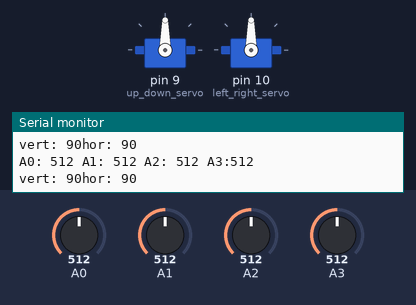
A sketch run on a simulated Arduino Uno, built with avr-gcc and run on an emulated ATmega328P. On the bench: 2 × servo, the last lines printed to the serial monitor. Inputs (shaded band) come from the test bench; at power-on: A0 = 512, A1 = 512, A3 = 512, A2 = 512.

Above: at 1.2 s.
1.3 s: A0 set to 525
At 2.17 s:
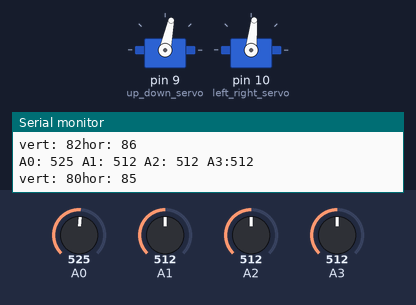
At 3.05 s:
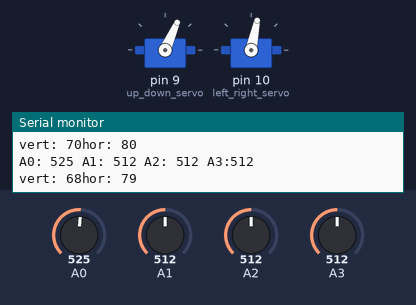
4.3 s: A1 set to 716
At 4.55 s:
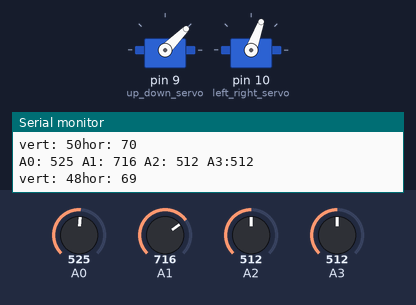
7.3 s: A3 set to 716
At 7.56 s:
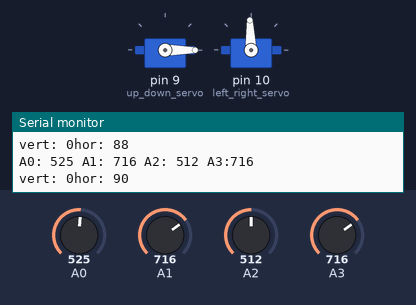
10.3 s: A2 set to 716
13.3 s: A0 set to 703
16.3 s: A0 set to 711
Timing chart, 0 to 18.8 s (numbered marks = the images above; inputs shaded):
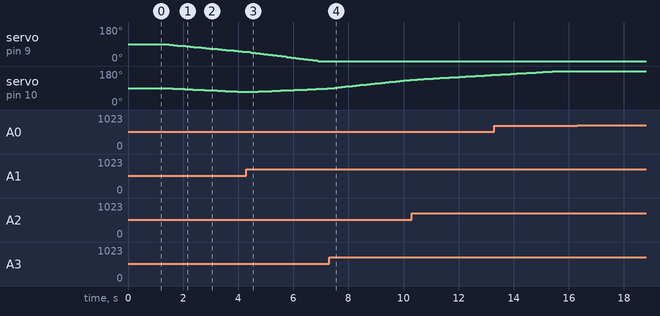

The sketch:

Solar_Tracker_V0.4.ino
```cpp
    #include <Servo.h>

     Servo left_right_servo;
     Servo up_down_servo;  // create servo objects

     int up_down_angle, left_right_angle;
     int top_left, top_right, bottom_left, bottom_right; //analog inputs for LDRs

  void setup() {
    Serial.begin(115200);
    Serial.println("################################################");
    up_down_servo.attach(9);  // attaches the servos objects on pin 9 and 10
    left_right_servo.attach(10);

    left_right_servo.write(90);
    up_down_servo.write(90);

}
//Move servos only when they're within 1 to 179 degrees
boolean Check_Max_Horizontal_Angle(){
  if(left_right_servo.read() >= 180 || left_right_servo.read() <= 0){
    return false;
  }
  return true;
}

boolean Check_Max_Vertical_Angle(){
  if(up_down_servo.read() >= 180 || up_down_servo.read() <= 0){
    return false;
  }
  return true;
}

void loop() {
  top_left = analogRead(A0);       //black
  top_right = analogRead(A1);      //orange
  bottom_left = analogRead(A2);    //yellow
  bottom_right = analogRead(A3);   //white

  Serial.println("A0: " + (String)top_left + " A1: " + (String)top_right + " A2: " + (String)bottom_left + " A3:" + (String)bottom_right);
  Serial.println("vert: " + (String)up_down_servo.read() + "hor: " + (String)left_right_servo.read());
//!!!recast analog inputs to String for print statements!!!

//-----------------------------------------------------------------------------------------
//Horizontal Servo Motion
//-----------------------------------------------------------------------------------------

  if (top_left + 5 > top_right  && top_left - 5 > top_right)
  //if top left ldr is darker than the top right
  {
    if(Check_Max_Horizontal_Angle()){
    left_right_angle = left_right_servo.read();
    left_right_servo.write(left_right_angle - 1); //rotate horizontal counterclockwise (ie turn right)
    delay(15);
    }
  }

  if (top_left + 5 < top_right  && top_left - 5 < top_right)
  //if top left ldr is brighter than top right
  {
    if(Check_Max_Horizontal_Angle()){
    left_right_angle = left_right_servo.read();
    left_right_servo.write(left_right_angle + 1); //rotate horizontal clockwise
    delay(15);
    }
  }

  if (bottom_left + 5 > bottom_right  && bottom_left - 5 > bottom_right)
  //if bottom left ldr is darker than the bottom right
  {
    if(Check_Max_Horizontal_Angle()){
    left_right_angle = left_right_servo.read();
    left_right_servo.write(left_right_angle - 1); //rotate horizontal counterclockwise
    delay(15);
    }
  }

  if (bottom_left + 5 < bottom_right  && bottom_left - 5 < bottom_right)
  //if bottom left ldr is brighter than bottom right
  {
    if(Check_Max_Horizontal_Angle()){
    left_right_angle = left_right_servo.read();
    left_right_servo.write(left_right_angle + 1); //rotate horizontal clockwise
    delay(15);
    }
  }

//-----------------------------------------------------------------------------------------
//Vertical Servo Motion
//-----------------------------------------------------------------------------------------

  if (top_left + 5 > bottom_left  && top_left - 5 > bottom_left)
  //if top left ldr is darker than the bottom left
  {
    if(Check_Max_Vertical_Angle()){
    up_down_angle = up_down_servo.read();
    up_down_servo.write(up_down_angle - 1); //rotate vertical counterclockwise (ie rotate down)
    delay(15);
    }
  }

  if (top_left + 5 < bottom_left  && top_left - 5 < bottom_left)
  //if top left ldr is brighter than the bottom left
  {
    if(Check_Max_Vertical_Angle()){
    up_down_angle = up_down_servo.read();
    up_down_servo.write(up_down_angle + 1); //rotate vertical clockwise (ie rotate up)
    delay(15);
    }
  }

  if (top_left + 5 > bottom_left  && top_left - 5 > bottom_left)
  //if top left ldr is darker than the bottom left
  {
    if(Check_Max_Vertical_Angle()){
    up_down_angle = up_down_servo.read();
    up_down_servo.write(up_down_angle - 1); //rotate vertical counterclockwise (ie rotate down)
    delay(15);
    }
  }

  if (top_right + 5 < bottom_right  && top_right - 5 < bottom_right)
  //if top right ldr is brighter than the bottom right
  {
    if(Check_Max_Vertical_Angle()){
    up_down_angle = up_down_servo.read();
    up_down_servo.write(up_down_angle + 1); //rotate vertical clockwise (ie rotate up)
    delay(15);
    }
  }

  if (top_right + 5 > bottom_right  && top_right - 5 > bottom_right)
  //if top right ldr is darker than the bottom right
  {
    if(Check_Max_Vertical_Angle()){
    up_down_angle = up_down_servo.read();
    up_down_servo.write(up_down_angle - 1); //rotate vertical counterclockwise (ie rotate down)
    delay(15);
    }
  }

  delay(100);

}
```

Measured:
- the behaviour switches between 517 and 518 on A0 (found by bisection; images 0 and 1)
- after the input at 1.3 s, servo on pin 9 (up_down_servo): moves from 90° to 48° over 2.9 s, starting after 0.05 s; servo on pin 10 (left_right_servo): moves from 90° to 69° over 2.9 s, starting at once
